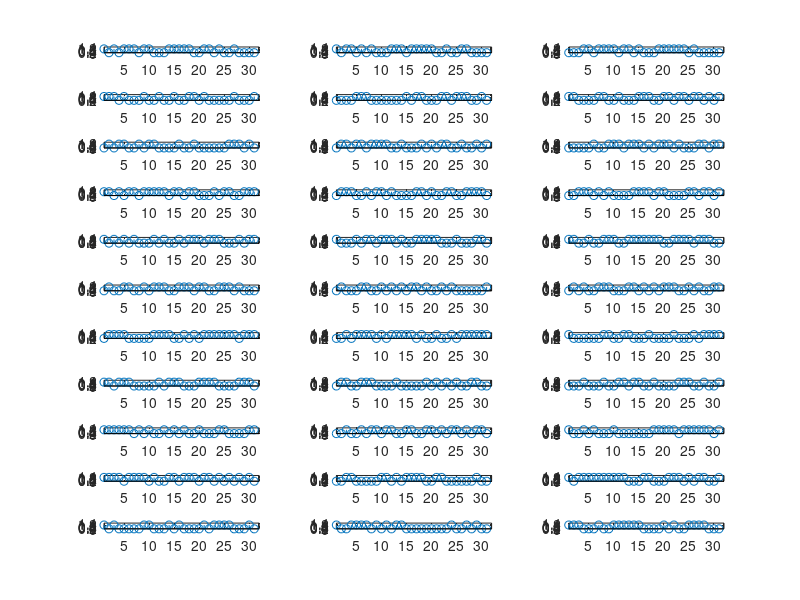

The MATLAB source for this figure:
%Generate Gold Sequences of length 31 by taking the modulo-2 sum of two
%m-sequence generators...............

clear
clc
G=93;  % Code length
x=[];
%...............Generation of first perferred PN sequence............
sd1 =[0 0 0 0 1];      % Initial State of Register.
PS1=[];                       
for j=1:G        
    PS1=[PS1 sd1(5)];
    if sd1(1)==sd1(4)
        temp1=0;
    else temp1=1;
    end
    sd1(1)=sd1(2);
    sd1(2)=sd1(3);
    sd1(3)=sd1(4);
    sd1(4)=sd1(5);
    sd1(5)=temp1;
end
x=[x PS1];


%.................Generation of Second Preferred sequnces..............
PS2=[];
PS2(1)=x(1);
for i=1:30
    j=(3*i)+1;
    PS2(i+1)=x(j);
end
PS2=[PS2];
 
%.................Shifting and Storing of PS1 in Matrix 'y'............

for k=1:31
    for j=1:31
        y(k,j)=x(j+k-1);
    end
end

%..................Generation of Gold Sequences........................

for i=1:31
Gold_Seq(1,:)=[PS1(1,(1:31))];
Gold_Seq(2,:)=[PS2];
Gold_Seq(i+2,:)=xor(PS2,y(i,(1:31)));
end
for j=1:33
subplot(11,3,j)
stem(Gold_Seq(j,:))
axis([1 32 0 1.5])
end
    